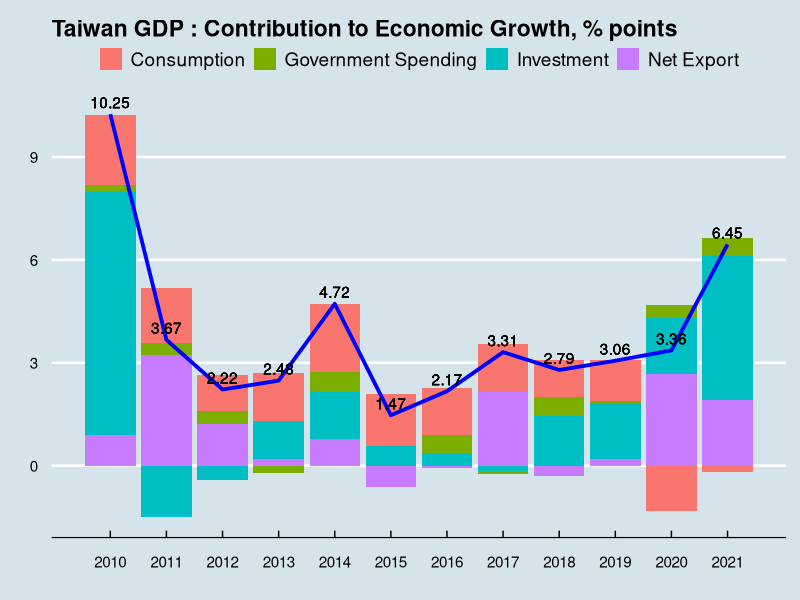

R code for this plot:
## ---- chunk 1
knitr::opts_chunk$set(echo = TRUE)
## ---- chunk 2
library(tidyverse)
library(ggthemes)
library(readxl)
data <- read_xls("np11.xls")
C <- data$...4[66:77]
C <- as.numeric(C)
fix_cap <- as.numeric(data$...6[66:77])
inv <- as.numeric(data$...7[66:77])
I <- fix_cap + inv
G <- data$...5[66:77]
G <- as.numeric(G)
export <- as.numeric(data$...8[66:77])
import <- as.numeric(data$...9[66:77])
NX <- export - import
growth_rate <- as.numeric(data$...3[66:77])
year <- c(2010:2021)
tidy <- data.frame(year, C, I, G, NX, growth_rate)
new_tidy <- gather(tidy, key = "exp", value = "pct",C:NX) %>% arrange(year)
## ---- chunk 3
ggplot(data = new_tidy) +
  geom_col(aes(x = year, y = pct, fill = exp))+
  theme_economist()+
  geom_line(mapping = aes(x = year, y = growth_rate), col = "blue", lwd=1.3)+
  geom_text(aes(x = year, y = growth_rate, label=growth_rate, vjust=-0.5))+
  labs(x='', y='',title = "Taiwan GDP : Contribution to Economic Growth, % points")+
  theme(legend.title = element_blank())+
  scale_fill_discrete(labels=c('Consumption', 'Government Spending', 
                               'Investment', 'Net Export'))+
  scale_x_continuous(breaks = c(2010:2021))+
  scale_y_continuous(breaks=seq(0, 9, 3))
